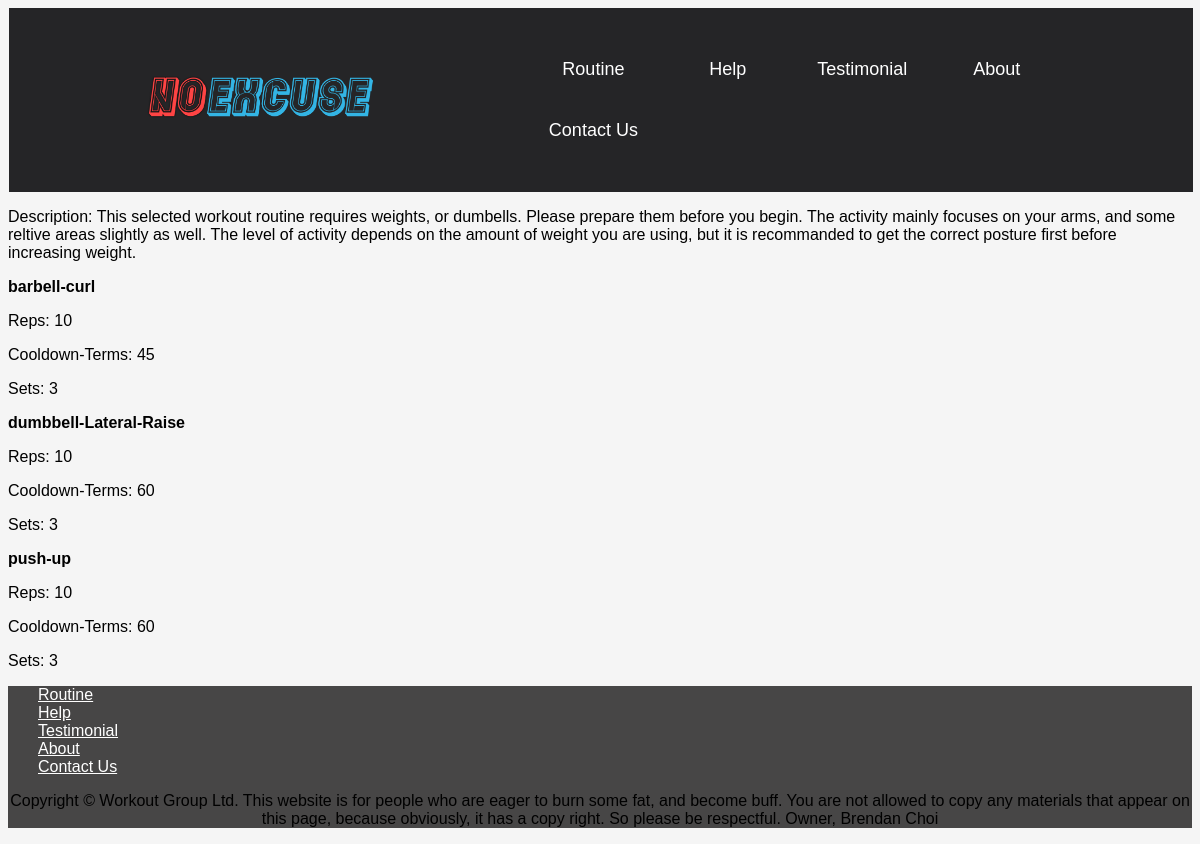
Page /exercisenow/1 on the committed database.
### tables this page shows
CREATE TABLE Routine (id INTEGER PRIMARY KEY AUTOINCREMENT, name TEXT, decscription TEXT);

CREATE TABLE ExerciseRoutine (Routine INTEGER REFERENCES Routine (id), Exercise INTEGER REFERENCES Exercise (id), reps INTEGER, sets INTEGER, term INTEGER);

CREATE TABLE Exercise (id INTEGER PRIMARY KEY AUTOINCREMENT, name TEXT, weight INTEGER);

### app.py (the view)
@app.route('/exercisenow/<int:id>')
def exercisenow(id):
    conn = sqlite3.connect('database.db')
    cur = conn.cursor()
    cur.execute('SELECT Exercise.name, ExerciseRoutine.reps, ExerciseRoutine.sets, ExerciseRoutine.term FROM ExerciseRoutine INNER JOIN Exercise ON ExerciseRoutine.Exercise=Exercise.id WHERE ExerciseRoutine.Routine= (SELECT id FROM Routine WHERE id = {});'.format(id))
    exercisenow = cur.fetchall()
    cur.execute("SELECT Routine.decscription FROM Routine Where id == {};".format(id))
    description = cur.fetchone()
    return render_template('exercisenow.html', exercisenow=exercisenow, description=description[0])

### templates/exercisenow.html
{% extends 'layout.html' %}
{% block content %}
        <p>Description: {{description}}</p>
    {% for exercise in exercisenow %}
         <p><strong>{{exercise[0]}}</strong></p>
         <p>Reps: {{exercise[1]}}</p>
         <p>Cooldown-Terms: {{exercise[3]}}</p>
         <p>Sets: {{exercise[2]}}</p>
    {% endfor %}
{% endblock %}

### templates/layout.html (shortened to what this page needs)
<!DOCTYPE html>
<html lang="en">
<head>
    <link rel="stylesheet" href="/static/css/style.css"/>
</head>
<body>
    <nav>{% include 'nav.html' %}</nav>
    <main>{% block content %}{% endblock %}</main>
    <footer>{% include 'footer.html' %}</footer>
</body>
</html>

### templates/nav.html
<div class="navall">
<div class ="logo"><a href ="/"><img src ="/static/logo/1587433454993.png" height="120" width="240"></a></div>
<nav>
   <ul class="navbar">
      <li><a href="/routine">Routine</a></li>
      <li><a href="/help">Help</a></li>
      <li><a href="#Testimonial">Testimonial</a></li>
      <li><a href="#About">About</a></li>
      <li><a href="#ContactUs">Contact Us</a></li>
   </ul>
</nav>
</div>

### templates/footer.html
<footer><a href="/routine">Routine</a></footer>
<footer><a href="/help">Help</a></footer>
<footer><a href="#Testimonial">Testimonial</a></footer>
<footer><a href="#About">About</a></footer>
<footer><a href="#ContactUs">Contact Us</a></footer>
<footer><p>Copyright &copy; Workout Group Ltd. This website is for people who are eager to burn some fat, and become buff. You are not allowed to copy any materials that appear on this page, because obviously, it has a copy right. So please be respectful. Owner, Brendan Choi</p></footer>

### static/css/style.css (style rules this page uses)
html { box-sizing: border-box; margin: 0; padding: 0; background-color: whitesmoke; font-family: Verdana, Tahoma, sans-serif; }
.navall { display: flex; align-items: center; padding: 30px 10%; }
nav { list-style-type: none; margin: 1px; padding: 0; overflow: auto; background-color: rgb(37, 37, 39); width: 100%; }
.logo { margin-left: 10px; cursor: pointer; }
ul { padding: 0; margin:0 0 0 150px; list-style: none; }
.navbar li { display: inline-block; }
.navbar li a { width: 100px; display:block; color:white; text-align: center; padding: 20px 15px; text-decoration: none; font-size: large; }
footer { background-color: rgb(71, 70, 70); align-items: center; }
footer a { color: white; text-align: center; margin-top: 10px; margin-left:30px; }
footer p { text-align: center; }

### rows in the picture
Routine: decscription "This selected workout routine requires weights, or dumbells. Please prepare them before you begin. The activity mainly focuses on your arms, and some reltive areas slightly as well. The level of activity depends on the amount of weight you are using, but it is recommanded to get the correct posture first before increasing weight."
ExerciseRoutine: name "barbell-curl", reps "10", term "45", sets "3"
ExerciseRoutine: name "dumbbell-Lateral-Raise", reps "10", term "60", sets "3"
ExerciseRoutine: name "push-up", reps "10", term "60", sets "3"
